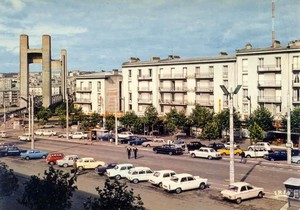
#> input picture theme2_photo_numerique/activite4_tp_pillow/images/brest_1960.jpg, 300 x 210 px
$ jupyter execute activite4_exemples_fiche_pillow.ipynb
#> lines starting #> are read from the running program, lines starting #| are printed output that depends on the picture
## Ce notebook vous donne les éléments de code python associés au document  "Fonctionnalités du module Image de la bibliothèque PIL".

Un notebook se lit de haut en bas. Toutes les cellules de code doivent être exécutées :
- soit en cliquant sur le bouton "Exécuter" dans la barre d'outil
- soit au clavier en tapant sur les touches MAJ + ENTREE

Pour récupérer votre travail sur votre ordinateur : menu File > Download As > Notebook (.ipynb)

# I : Définitions des coordonnées & importer le module

[cell 1]
from PIL import Image

# II : Modes d'une image

# III : Ouvrir ou créer une nouvelle image

[cell 2]
image1 = Image.open("./images/brest_1960.jpg")
#> image1 is the input picture: PIL image 300x210 RGB; mean R, G, B 151.3, 147.2, 139
display(image1)

[cell 3]
image2 = Image.new("RGB",(500, 400), (0, 255, 128))
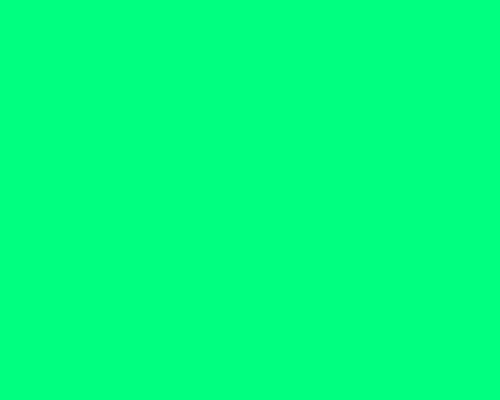
#> image2: PIL image 500x400 RGB; mean R, G, B 0, 255, 128
display(image2)

#  IV : Attributs et méthodes

### Attributs (= "propriétés")

[cell 4]
image1.format
#> Out = 'JPEG'

[cell 5]
image1.mode
#> Out = 'RGB'

[cell 6]
image1.size
#> Out = (300, 210)

### Méthodes (="fonctionnalités")

[cell 7]
image2.save('./images/mon_beau_rectangle_vert_clair.jpg', 'JPEG')

[cell 8]
image3 = image1.convert('L')
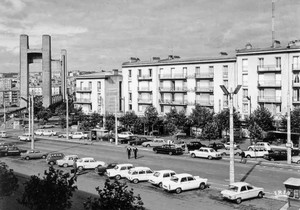
#> image3: PIL image 300x210 L; min 0, max 253, mean 147.5
display(image3)

[cell 9]
image4 = image1.crop((100, 100, 150, 200))
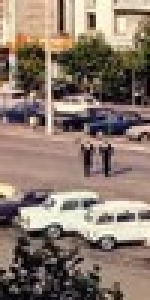
#> image4: PIL image 50x100 RGB (shown 3 times larger); mean R, G, B 138.2, 121.4, 109.3
display(image4)

[cell 10]
image5 = image1.resize((400, 100))
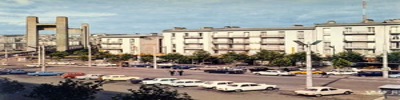
#> image5: PIL image 400x100 RGB; mean R, G, B 151.3, 147.2, 139.1
display(image5)

[cell 11]
image6 = image1.rotate(45)
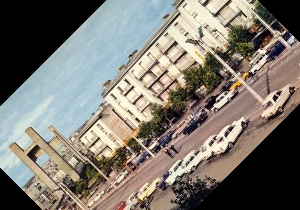
#> image6: PIL image 300x210 RGB; mean R, G, B 124.7, 119.8, 111.7
display(image6)

[cell 12]
for x in range(0, 50):
    image6.putpixel((x, 10), (255, 0, 0))
display(image6)
